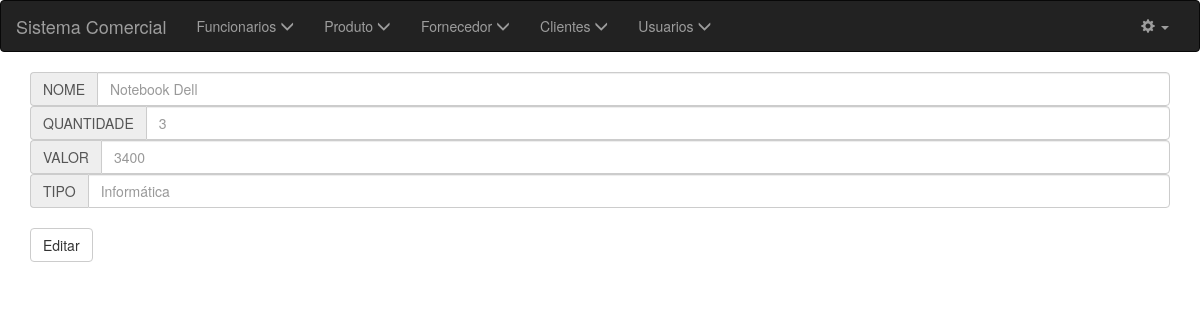
The page /editProduto.php?id=6 (signed in) on the database its author committed.
### tables this page shows
CREATE TABLE `tb_produto` (
  `cd_produto` int(11) NOT NULL,
  `nm_produto` varchar(500) NOT NULL,
  `tp_produto` varchar(500) NOT NULL,
  `qtd_produto` varchar(500) NOT NULL,
  `vl_produto` varchar(500) NOT NULL,
  `img_produto` varchar(255) DEFAULT 'padrao.jpg'
);

### editProduto.php (the view, shortened to what this page needs)
<?php
include 'header.php';
 include_once 'config.php';
$ind = $_GET['id'];
$pdo = conectar();
$rs = $pdo->query("SELECT * FROM tb_produto where cd_produto='$ind'");
$row = $rs->fetch(PDO::FETCH_OBJ);
 ?>
<html>
	<head>
	</head>
	<body>
<div class="container">
		<form action="" method="POST">
<div class="input-group">
  <span class="input-group-addon" id="basic-addon1">NOME</span>
  <input type="text" class="form-control" name="nome" aria-describedby="basic-addon1" placeholder="<?php echo $row->nm_produto ?>" >
</div>
<div class="input-group">
  <span class="input-group-addon" id="basic-addon1">QUANTIDADE</span>
  <input type="text" class="form-control" name="cpf" aria-describedby="basic-addon1" maxlength="11" placeholder="<?php echo $row->qtd_produto ?>">
</div>
<div class="input-group">
  <span class="input-group-addon" id="basic-addon1">VALOR</span>
  <input type="text" class="form-control" name="cnpj" aria-describedby="basic-addon1" placeholder="<?php echo $row->vl_produto ?>">
</div>
<div class="input-group">
  <span class="input-group-addon" id="basic-addon1">TIPO</span>
  <input type="text" class="form-control" name="rg" aria-describedby="basic-addon1" placeholder="<?php echo $row->tp_produto ?>">
</div>
<br>
			<button class="btn btn-default" type="submit" name="confirmar">Editar</button><br>
		</form>
	</div>
	</body>
</html>

### rows shown on the page
tb_produto: nome "Notebook Dell", cpf "3", cnpj "3400", rg "Informática"
